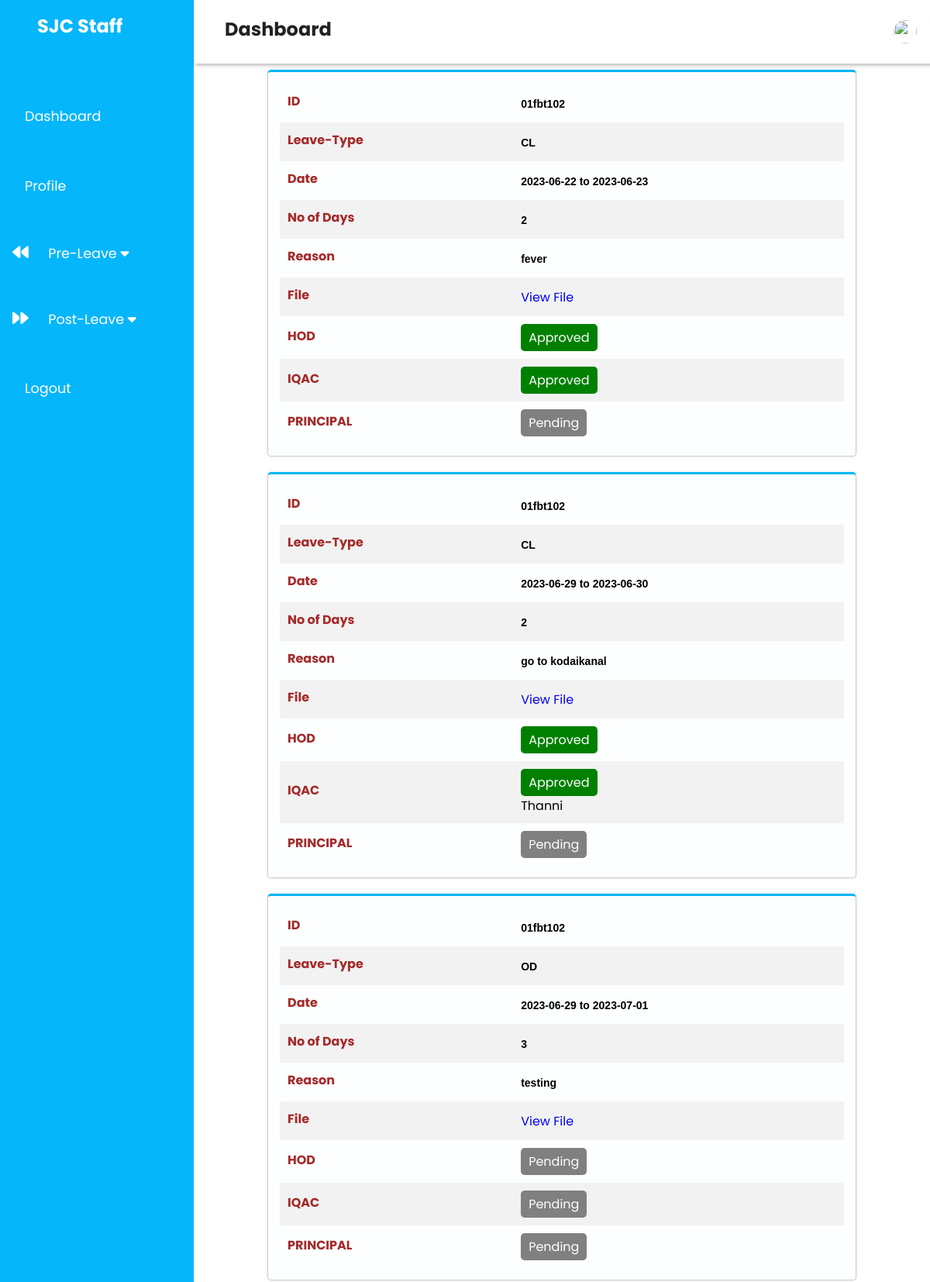
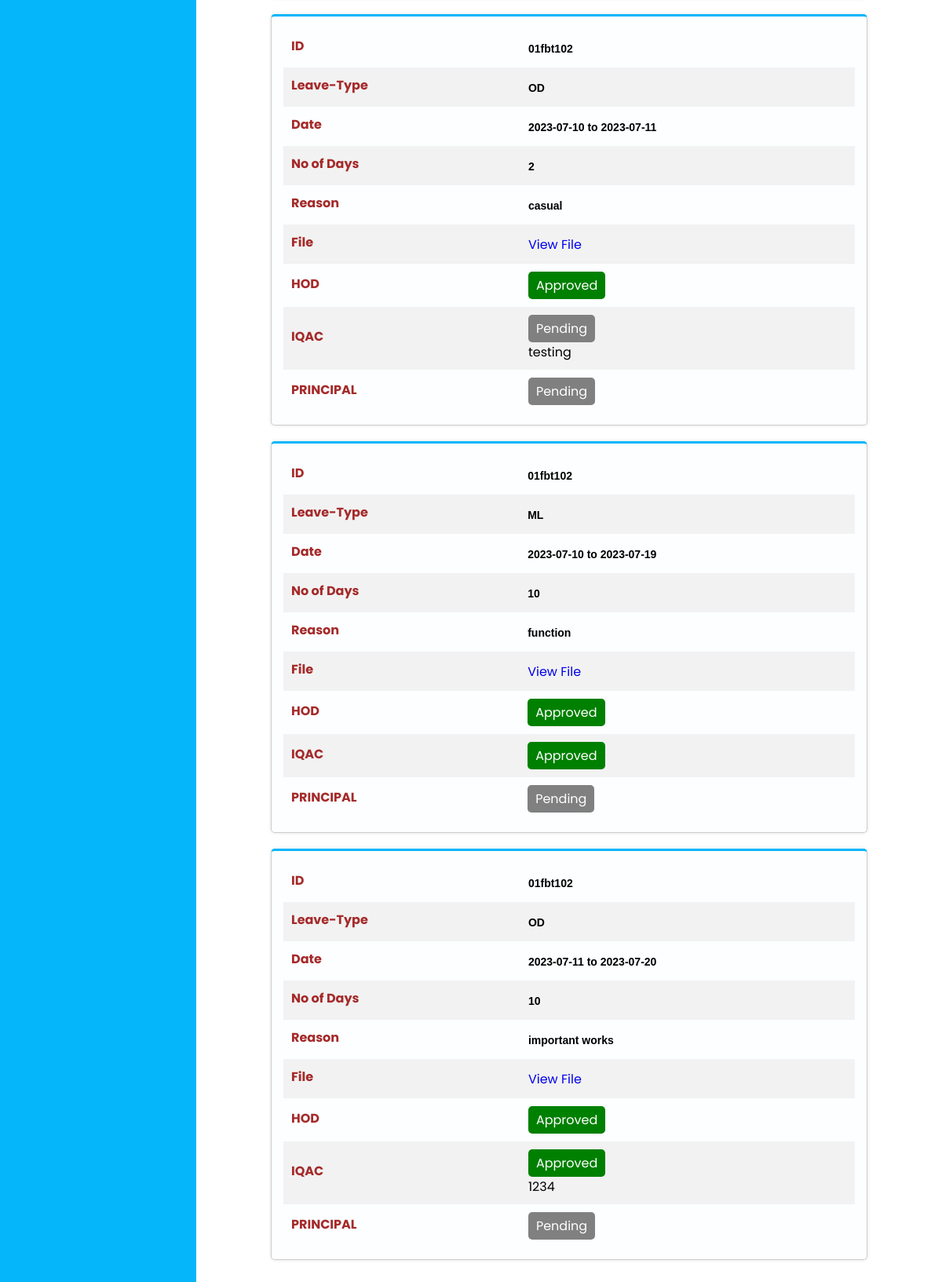
Screenshot of /Staff/pending.php (signed in) with the database file from the repository (2 pictures, top to bottom).
### tables this page shows
CREATE TABLE `faculty1` (
  `application_id` int(11) NOT NULL,
  `name` varchar(30) NOT NULL,
  `id` varchar(30) NOT NULL,
  `department` varchar(30) NOT NULL,
  `LType` varchar(30) NOT NULL,
  `shift` int(1) NOT NULL,
  `start` date NOT NULL,
  `end` date NOT NULL,
  `ndays` int(30) NOT NULL,
  `reason` varchar(50) NOT NULL,
  `hod` int(10) NOT NULL DEFAULT 3,
  `H_feedback` varchar(100) NOT NULL,
  `aqict` int(10) NOT NULL DEFAULT 3,
  `IC_Feedback` varchar(100) NOT NULL,
  `principal` int(10) NOT NULL DEFAULT 3,
  `Pn_feedback` varchar(100) NOT NULL,
  `file` varchar(255) NOT NULL,
  `next_form` int(11) NOT NULL DEFAULT 3,
  `RegDate` timestamp NOT NULL DEFAULT current_timestamp()
);

### Staff/pending.php (the view, shortened to what this page needs)
<?php
if ($_SESSION['s_id'] && $_SESSION['position'] == 'staff') {
    ?>
    <!DOCTYPE html>
    <html>
    <head>
        <link rel="stylesheet" href="pending2.css">
        <link rel="stylesheet" type="text/css" href="sidebar.css">
    </head>
    <body>
        <?php include "Sidebar.php"; ?>
        <div class="main-content">
            <div class="container" style="margin-left: auto">
                <?php include "header.php"; ?>
                <?php
                include '../database/Databasedemo.php';
                $id = $_SESSION['s_id'];
                $sql = "SELECT Name, id, LType, ndays, start, end, file, reason, H_feedback, IC_Feedback, Pn_feedback, hod, aqict, principal FROM faculty1 WHERE id = '" . $id . "' AND (hod = FALSE OR aqict = FALSE OR principal = FALSE OR hod = 3 OR aqict = 3 OR principal = 3)";
                $result = mysqli_query($conn, $sql);
                while ($row = mysqli_fetch_assoc($result)) {
                    $approvalStatus = array();
                    $officials = array('HOD', 'IQAC', 'PRINCIPAL');
                    $officialKeys = array('hod', 'aqict', 'principal');
                    $official_fb = array('H_feedback', 'IC_Feedback', 'Pn_feedback');
                    foreach ($officialKeys as $key) {
                        if ($row[$key] == 1) {
                            $approvalStatus[] = 'Approved';
                        } elseif ($row[$key] == 0) {
                            $approvalStatus[] = 'Declined';
                        } else {
                            $approvalStatus[] = 'Pending';
                        }
                    }
                    ?>
                    <div class="form-container">
                        <table>
                            <?php
                            $form_fields = [
                                'id' => ['label' => 'ID'],
                                'LType' => ['label' => 'Leave-Type'],
                                'start' => ['label' => 'Date'],
                                'ndays' => ['label' => 'No of Days'],
                                'reason' => ['label' => 'Reason'],
                                'file' => ['label' => 'File'],
                            ];
                            foreach ($form_fields as $field_name => $field_data) {
                                $value = $row[$field_name];
                                echo '<tr>';
                                echo '<td><label>' . $field_data['label'] . '</label></td>';
                                if ($field_name === 'file') {
                                    if ($row['file']) {
                                        echo '<td><a href="' . $row['file'] . '" target="_blank">View File</a></td>';
                                    } else {
                                        echo '<td>No File</td>';
                                    }
                                } elseif ($field_name === 'start' || $field_name === 'end') {
                                    $start_date = date('Y-m-d', strtotime($row['start']));
                                    $end_date = date('Y-m-d', strtotime($row['end']));
                                    $date_range = $start_date . ' to ' . $end_date;
                                    echo '<td><span class="sp">' . $date_range . '</span></td>';
                                } else {
                                    echo '<td><span class="sp">' . $value . '</span></td>';
                                }
                                echo '</tr>';
                            }
                            foreach ($officials as $index => $official) {
                                $status = $approvalStatus[$index];
                                echo '<tr>';
                                echo '<td><label>' . $official . '</label></td>';
                                echo '<td colspan="3"><span class="approval-status ' . strtolower($status) . '">' . $status . '</span><br>
                                '.$row[$official_fb[$index]].'
                                </td>';
                                echo '</tr>';
                            }
                            ?>
                        </table>
                    </div>
                <?php
                }
                ?>
            </div>
        </div>
    </body>
    </html>
<?php
} else {
    header("location:../Login/home.php");
}
?>

### Staff/Sidebar.php (shortened to what this page needs)
<!DOCTYPE html>
<html lang="en">
<head>
    <link rel="stylesheet" href="https://maxst.icons8.com/vue-static/landings/line-awesome/font-awesome-line-awesome/css/all.min.css">
    <link rel="stylesheet" href="https://maxst.icons8.com/vue-static/landings/line-awesome/line-awesome/1.3.0/css/line-awesome.min.css">
    <link rel="stylesheet" type="text/css" href="sidebar.css">
</head>
<body>
    <?php $page = substr($_SERVER['SCRIPT_NAME'], strrpos($_SERVER['SCRIPT_NAME'], "/") + 1) ?>
    <div class="sidebar">
        <div class="sidebar-head">
            <h2><span>SJC Staff</span></h2>
        </div>
        <div class="sidebar-menu">
        <ul>
            <li><a href="index.php"  class="<?= $page == 'index.php'? 'active':'' ?>"><span class="las la-igloo"></span> <span>Dashboard</span></a></li>
            <li><a href="profile.php"  class="<?= $page == 'profile.php'? 'active':'' ?>"><span class="las la-user"></span><span>Profile</span> </a></li>
            <li><a class="dropdown-btn"><span class="fa fa-backward" ></span>  &nbsp;<span>Pre-Leave <i class="fa fa-caret-down"></i></span>  </a>
            </li>
            <li><a class="dropdown-btn"><span class="fa fa-forward" ></span> &nbsp;<span>Post-Leave <i class="fa fa-caret-down"></i></span>  </a>
            </li>
              <li><a href="../Login/logout.php" class=""><span class="las la-igloo"></span> <span>Logout</span></a></li>
        </ul>
        </div>
    </div>
    </body>
</body>
</html>

### Staff/header.php (shortened to what this page needs)
<!DOCTYPE html>
<html lang="en">
<head>
</head>
<body>
    <header>
        <h2>
            <div class="header-list">
                <label for="nav-toggle">
                    <span class="las la-bars"></span>
                </label> Dashboard
            </div>
        </h2>
        <div class="user-wrapper">
            <img src="https://encrypted-tbn0.gstatic.com/images?q=tbn:ANd9GcQMi1noTDjkelW0kvsZO5CgEaBM5GHrNkF9ix7Knt9Ztw&s" alt="" width="30px" height="30px">
        </div>
    </header>
</body>
</html>

### Staff/pending2.css (style rules this page uses)
.container { margin: 60px auto 0; max-width: 800px; padding: 20px; box-sizing: border-box; }
.form-container { border: 1px solid #ccc; padding: 15px; margin-bottom: 20px; border-radius: 5px; box-sizing: border-box; margin-top: 10px; background-color: #fcfeff; box-shadow: 0 0 5px rgba(0, 0, 0, 0.1); border-top: 3px solid #05b6fa; }
.form-container label { display: inline-block; width: 110px; font-weight: bold; margin-bottom: 5px; color: brown; }
.sp { font-family: Arial, sans-serif; font-size: 14px; color: black; font-weight: bold; margin-top: 20px; }
table { width: 100%; border-collapse: collapse; }
td { padding: 10px; }
tr:nth-child(even) { background-color: #f2f2f2; }
.approval-status { display: inline-block; padding: 5px 10px; border-radius: 5px; }
.approved { background-color: green; color: white; }
.pending { background-color: grey; color: white; }

### Staff/sidebar.css (style rules this page uses)
:root { --main-color:#05b6fa; --color-dark:#5c6968; --text-grey:#8390a2; --difrent:#b5afaf; }
* { padding: 0; margin: 0; box-sizing: border-box; list-style: none; text-decoration: none; font-family: 'Poppins',sans-serif; }
.sidebar ul li { margin-bottom: 10px; }
.sidebar { width: 250px; position: fixed; left: 0; top: 0; height: 100%; background:var(--main-color); z-index: 100; transition: width 300ms; }
.sidebar-head { height: 90px; padding:1rem 2rem 1rem 2rem ; color: #fff; }
.sidebar-head span { display: inline-block; padding-right: 1rem; }
.main-content { transition: margin-left 300ms; margin-left: 250px; }
.sidebar-menu { margin-top: 1rem; }
.sidebar-menu li { width: 100%; margin-top: 1.7rem; padding-left: 1rem; }
.sidebar-menu a { padding-left: 1rem; display: block; color: #fff; font-size: 1.1rem; padding-top: 1rem; padding-bottom: 1rem; }
.sidebar-menu a span:first-child { font-size: 1.3rem; padding-right: 1rem; }
.main-content { margin-left: 250px; }
header { background: #fff; display: flex; justify-content: space-between; padding: 1rem 1.5rem; box-shadow: 2px 2px 5px rgba(0,0,0,.3); position: fixed; left: 250px; width: calc(100% - 250px); top: 0; z-index: 100; transition: left 300ms; }
header h2 { color: #222; }
header label span { font-size: 1.7rem; padding-left: 1rem; }
.user-wrapper { display: flex; align-items: center; }
.user-wrapper img { border-radius: 50%; margin-right: 1rem; }
@media only screen and (max-width: 1200px) { .sidebar { width: 100px; } }
@media only screen and (max-width: 1200px) { .main-content header { width: calc(100% - 100px); } }
@media only screen and (max-width: 1200px) { .sidebar .sidebar-head h2, .sidebar li a { padding-left: 1rem; } }
@media only screen and (max-width: 1200px) { .sidebar { width: 250px; } }
@media only screen and (max-width: 1200px) { .sidebar li a { padding-left: 0rem; } }

### rows the page displays
faculty1: label "ID", id "01fbt102", label "Leave-Type", LType "CL", label "Date", date_range "2023-06-22 to 2023-06-23", label "No of Days", ndays "2", label "Reason", reason "fever", label "File", official "HOD", status "Approved", official "IQAC", official "PRINCIPAL", status "Pending"
faculty1: label "ID", id "01fbt102", label "Leave-Type", LType "CL", label "Date", date_range "2023-06-29 to 2023-06-30", label "No of Days", ndays "2", label "Reason", reason "go to kodaikanal", label "File", official "HOD", status "Approved", official "IQAC", IC_Feedback "Thanni", official "PRINCIPAL", status "Pending"
faculty1: label "ID", id "01fbt102", label "Leave-Type", LType "OD", label "Date", date_range "2023-06-29 to 2023-07-01", label "No of Days", ndays "3", label "Reason", reason "testing", label "File", official "HOD", status "Pending", official "IQAC", official "PRINCIPAL"
faculty1: label "ID", id "01fbt102", label "Leave-Type", LType "OD", label "Date", date_range "2023-07-10 to 2023-07-11", label "No of Days", ndays "2", label "Reason", reason "casual", label "File", official "HOD", status "Approved", official "IQAC", status "Pending", IC_Feedback "testing", official "PRINCIPAL"
faculty1: label "ID", id "01fbt102", label "Leave-Type", LType "ML", label "Date", date_range "2023-07-10 to 2023-07-19", label "No of Days", ndays "10", label "Reason", reason "function", label "File", official "HOD", status "Approved", official "IQAC", official "PRINCIPAL", status "Pending"
faculty1: label "ID", id "01fbt102", label "Leave-Type", LType "OD", label "Date", date_range "2023-07-11 to 2023-07-20", label "No of Days", ndays "10", label "Reason", reason "important works", label "File", official "HOD", status "Approved", official "IQAC", IC_Feedback "1234", official "PRINCIPAL", status "Pending"
